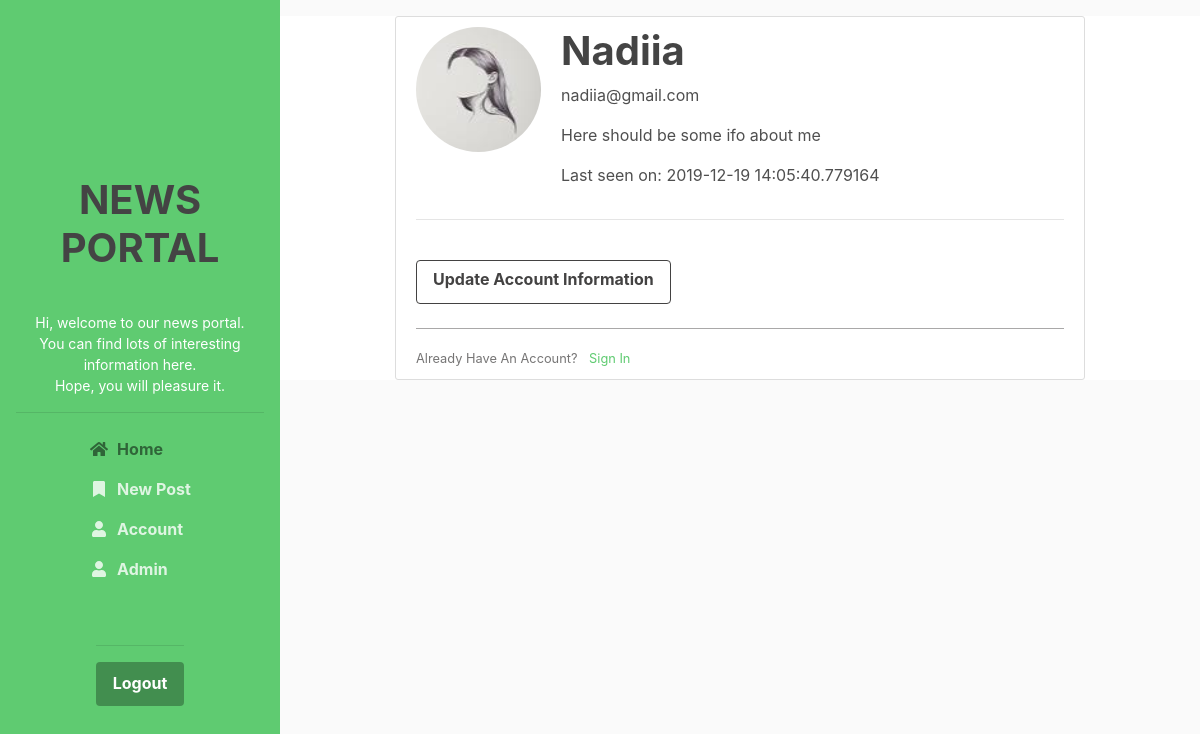
Page /account (signed in) on the committed database.
### flasknews/models.py (models this page shows, shortened)
class User(db.Model, UserMixin):
    id = db.Column(db.Integer, primary_key=True)
    username = db.Column(db.String(20), unique=True, nullable=False)
    email = db.Column(db.String(120), unique=True, nullable=False)
    image_file = db.Column(db.String(20), nullable=False, default='default.png')
    password = db.Column(db.String(60), nullable=False)
    posts = db.relationship('Post', backref='author', lazy=True)
    comments = db.relationship('Comment', backref='author', lazy=True)
    about_me = db.Column(db.String(140))
    last_seen = db.Column(db.DateTime, default=datetime.utcnow)
    role = db.Column(db.String, default='user')
    def is_admin(self):
        return self.role == 'admin'

### flasknews/routes.py (the view)
@app.route("/account", methods=['GET'])
def account():
    form = UpdateAccountForm()
    form.username.data = current_user.username
    form.email.data = current_user.email
    form.about_me.data = current_user.about_me
    image_file = url_for('static', filename='images/profile_pics/' + current_user.image_file)
    return render_template('account.html', title='Account', image_file=image_file, form=form)

### flasknews/models.py (called while the page is built)
@login_manager.user_loader
def load_user(user_id):
    return User.query.get(int(user_id))

### flasknews/routes.py (called while the page is built)
@app.before_request
def before_request():
    if current_user.is_authenticated:
        current_user.last__seen = datetime.utcnow()
        db.session.commit()

### flasknews/templates/account.html
{% extends "layout.html" %}
{% block content %}
   <div class="content-section content-section-main">
   	<div class="media">
        <img class="rounded-circle account-img" src="{{ image_file }}">
        <div class="media-body">
    			<h2 class="account-heading">{{ current_user.username }}</h2>
    			<p class="text-secondary">{{ current_user.email }}</p>
                <p class="text-secondary">{{ current_user.about_me }}</p>
                <p class="text-secondary">Last seen on: {{ current_user.last_seen }}</p>
        </div>
   	</div>
   	 <div class="content-section">
         <hr><br>
         <a class="btn btn-outline-dark" href="{{ url_for('accountupdate') }}">Update Account Information</a>
         <br><br>
     </div>
    <div class="border-top pt-3">
        <small class="text-muted">
            Already Have An Account? <a class="ml-2" href="{{ url_for('login') }}">Sign In</a>
        </small>
    </div>
   </div>
{% endblock content %}

### flasknews/static/css/custom.css (style rules this page uses)
body { background: #fafafa; color: #333333; margin-top: 1rem; }
h1, h2, h3, h4, h5, h6 { color: #444444; }
.content-section-main { background-color: white; padding: 10px 20px; border: 1px solid #dddddd; border-radius: 3px; margin-bottom: 20px; width: 75%; margin-left: auto; margin-right: auto; }
.account-img { height: 125px; width: 125px; margin-right: 20px; margin-bottom: 16px; }
.account-heading { font-size: 2.5rem; }

### rows in the picture
User: username "Nadiia", email "nadiia@gmail.com", about_me "Here should be some ifo about me", last_seen "2019-12-19 14:05:40.779164"
